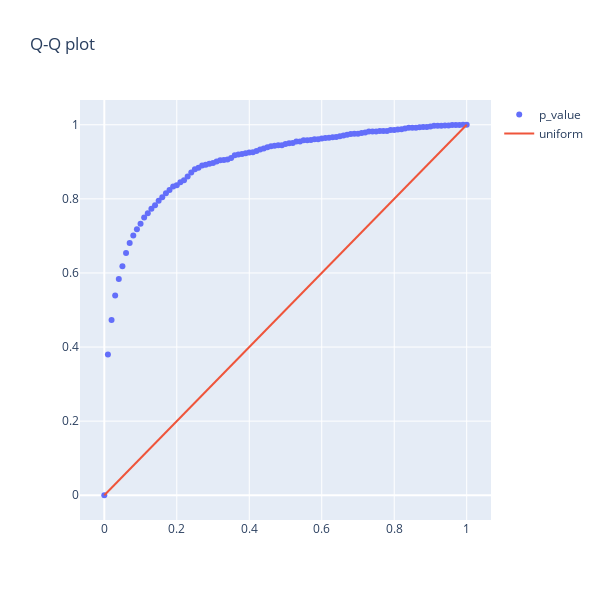

Here is the notebook cell this chart was saved with:
### Code cell
# Корректность CUPED
get_qq_plot(p_values_cuped)
